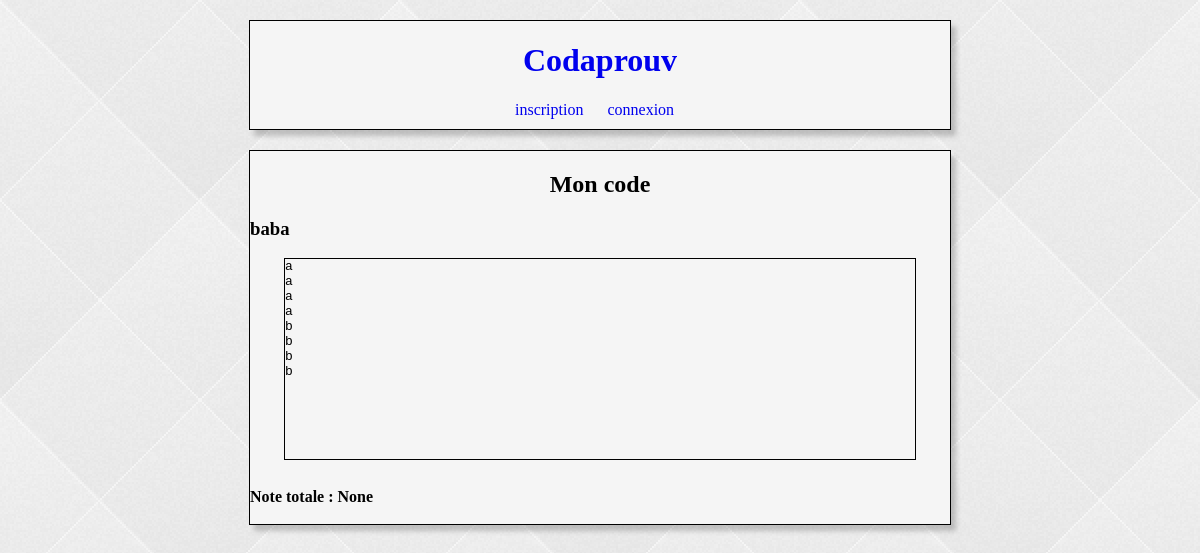
Page /moncode/codillon/4/ on the earlier database version.
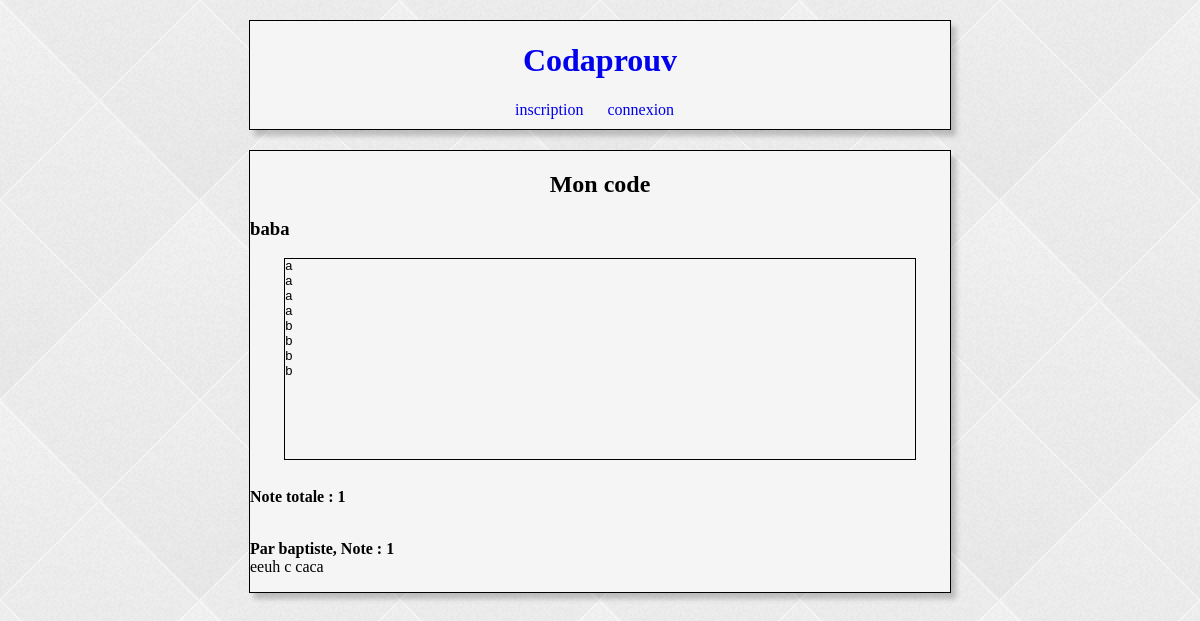
Same page on the later database version.
### codaprouv/models.py (models this page shows)
class Avis (models.Model):
    codillon = models.ForeignKey('Codillon', on_delete=models.CASCADE)
    auteur = models.ForeignKey(User, on_delete=models.CASCADE)
    avis = models.IntegerField()
    commentaire = models.CharField(max_length=200)

### codaprouv/views.py (the view)
# urls.py: url(r'^moncode/codillon/(?P<id>[0-9]+)/$', views.codillon, name='codillon'),
def codillon(request, id):
    codillon = get_object_or_404(Codillon, pk=id)
    liste_avis = Avis.objects.all().filter(codillon_id=id)
    note_totale = liste_avis.aggregate(Sum('avis'))['avis__sum']
    contexte = {
        'liste_avis': liste_avis,
        'codillon': codillon,
        'note_totale': note_totale,
    }
    return render(request, 'codillon.html', contexte);

### templates/codillon.html (shortened to what this page needs)
{% include "debut.html" %}
{% include "header.html" %}
<div id="bod">
  <h2>Mon code</h2>
  <h3>
    {{ codillon.nom }}
  </h3>
  <pre>{{ codillon.donnees }}</pre> <br/>
  <b>Note totale : {{ note_totale }}</b><br/>
  <br/>
  {% for avis in liste_avis %}
  <p> <b>Par {{ avis.auteur }}, Note : {{ avis.avis }} </b><br/>
    {{ avis.commentaire }}
  {% endfor %}
</div>
{% include "fin.html" %}

Differences in the rows shown:
added Avis: auteur "baptiste", avis "1", commentaire "eeuh c caca"
Other differences:
{{ note_totale }}: "None" → "1"
